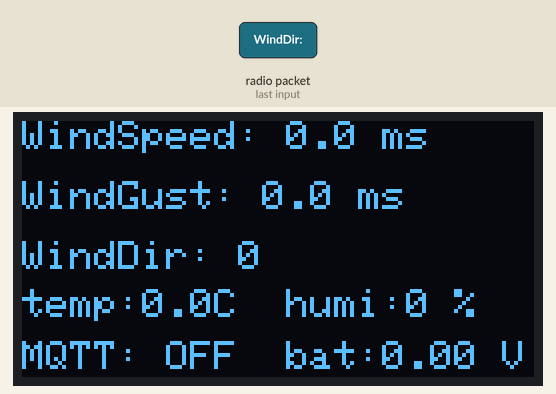
This sketch was run on a simulated ESP32. Parts: 128×64 one-colour display. The inputs (shaded band) are chosen by the test bench. WiFi joins after 1.5 s; servers stay silent unless stated; no radio packets arrive unless stated; what the sketch prints to the serial monitor is not drawn.

3.8 s: radio packet "WindDir:" arrives
Above: at 4.4 s.
5.3 s: radio packet "WindSpeed:" arrives
6.8 s: radio packet "WindGust:" arrives
Timing chart, 0 to 9.8 s (numbered marks = the images above; inputs shaded):
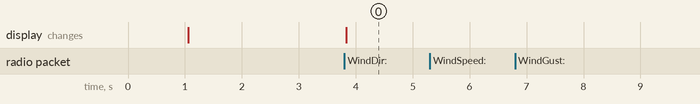

The sketch:

WS80_Lora_Receiver_MQTT.ino
```cpp
#include <SPI.h>
#include <Wire.h>
#include <LoRa.h>
#include <Adafruit_GFX.h>
#include <Adafruit_SSD1306.h>
#include <WiFiManager.h>
#include <PubSubClient.h>

// ==== LoRa Pins and Config ====
#define SCK     5
#define MISO    19
#define MOSI    27
#define SS      18
#define RST     23
#define DI0     26
#define BAND    868E6

// ==== Display Config ====
#define SCREEN_WIDTH 128
#define SCREEN_HEIGHT 64
#define TEXT_SIZE 1

// ==== Serial Pins ====
#define TX_PIN 1
#define RX_PIN 3

// Flag to toggle MQTT
bool mqttEnabled = false;


// ==== Global Variables ====
Adafruit_SSD1306 display(SCREEN_WIDTH, SCREEN_HEIGHT, &Wire, -1);
WiFiClient espClient;
PubSubClient mqttClient(espClient);

// MQTT server info
const char* mqttServer = "152.xxxxx8";
const int mqttPort = 1883;
const char* mqttUser = "";
const char* mqttPassword = "";
const char* mqttTopic = "weather/data/WS80_Lora";

int windDir = 0;
float windSpeed = 0.0, windGust = 0.0, temperature = 0.0, humidity = 0.0, batVoltage = 0.0;
#define WIND_SPEED_UNIT "ms"

String receivedPacket = "";


// ==== FUNCTION DECLARATIONS ====
void mqttCallback(char* topic, byte* payload, unsigned int length);

void setup() {
    Serial.begin(115200);
    delay(1000);  // important for stability

    Wire.begin(21, 22);

    if (!display.begin(SSD1306_SWITCHCAPVCC, 0x3C)) {
        Serial.println("SSD1306 allocation failed!");
        while (1);
    }

    display.clearDisplay();
    display.setTextSize(TEXT_SIZE);
    display.setTextColor(WHITE);
    display.setCursor(0, 0);
    display.println("LoRa Receiver Init");
    display.display();

    SPI.begin(SCK, MISO, MOSI, SS);
    LoRa.setPins(SS, RST, DI0);

    if (!LoRa.begin(BAND)) {
        Serial.println("Starting LoRa failed!");
        while (1);
    }

    Serial.println("LoRa Receiver Ready");

    WiFiManager wifiManager;
    wifiManager.autoConnect("KWind_LoRa_Receiver");
    Serial.println("WiFi connected");

    mqttClient.setServer(mqttServer, mqttPort);
    mqttClient.setCallback(mqttCallback);
}

// ==== Loop ====
void loop() {
    if (mqttEnabled && !mqttClient.connected()) {
        reconnectMQTT();
    }

    if (mqttEnabled) {
        mqttClient.loop();
    }

    int packetSize = LoRa.parsePacket();
    if (packetSize) {
        receivedPacket = "";
        while (LoRa.available()) {
            receivedPacket += (char)LoRa.read();
        }

        Serial.println("Received LoRa Packet: " + receivedPacket);
        parseData(receivedPacket);
        displayData(mqttEnabled);

        if (mqttEnabled) {
            sendDataToMQTT();
        }
    }
}

// ==== Parse Incoming Data ====
void parseData(String data) {
    Serial.println("Parsing data: " + data);
    int valuePos;

    if ((valuePos = data.indexOf("WindDir: ")) != -1)
        windDir = data.substring(valuePos + 9).toInt();
    if ((valuePos = data.indexOf("WindSpeed: ")) != -1)
        windSpeed = data.substring(valuePos + 11).toFloat();
    if ((valuePos = data.indexOf("WindGust: ")) != -1)
        windGust = data.substring(valuePos + 10).toFloat();
    if ((valuePos = data.indexOf("Temp: ")) != -1)
        temperature = data.substring(valuePos + 6).toFloat();
    if ((valuePos = data.indexOf("Humi: ")) != -1)
        humidity = data.substring(valuePos + 6).toFloat();
    if ((valuePos = data.indexOf("BatVoltage: ")) != -1) {
        int startPos = valuePos + 12; // skip "BatVoltage: "
        int endPos = data.indexOf('V', startPos); // find 'V'
        if (endPos == -1) endPos = data.length();
        batVoltage = data.substring(startPos, endPos).toFloat();
    }

    if (String(WIND_SPEED_UNIT) == "knt") {
        windSpeed *= 1.94384;
        windGust *= 1.94384;
    }

    Serial.printf("Parsed data: WindDir: %d, WindSpeed: %.1f, WindGust: %.1f, Temp: %.1f, Humi: %.1f, BatVoltage: %.2f\n",
                  windDir, windSpeed, windGust, temperature, humidity, batVoltage);
}

// ==== Display Data on OLED ====
void displayData(bool mqttEnabled) {
    display.clearDisplay();
    display.setTextSize(1);
    display.setCursor(0, 0);
    display.printf("WindSpeed: %.1f %s\n", windSpeed, WIND_SPEED_UNIT);
    display.setCursor(0, 15);
    display.printf("WindGust: %.1f %s\n", windGust, WIND_SPEED_UNIT);
    display.setCursor(0, 30);
    display.printf("WindDir: %d\n", windDir);
    display.setCursor(0, 42);
    display.printf("temp:%.1fC\n", temperature);
    display.setCursor(60, 42);
    display.printf(" humi:%.0f %%\n", humidity);
    display.setCursor(60, 55);
    display.printf(" bat:%.2f V\n", batVoltage);
    display.setCursor(0, 55);
    display.printf("MQTT: %s\n", mqttEnabled ? "ON" : "OFF");
    display.display();
}

// ==== Send Data to MQTT ====
void sendDataToMQTT() {
    String payload = String("{\"model\": \"WS80_LoraReceiver\", ") +
                     String("\"id\": \"lora-receiver-KWind\", ") +
                     String("\"wind_dir_deg\": ") + String(windDir) + ", " +
                     String("\"wind_avg_m_s\": ") + String(windSpeed) + ", " +
                     String("\"wind_max_m_s\": ") + String(windGust) + ", " +
                     String("\"temperature_C\": ") + String(temperature) + ", " +
                     String("\"humidity\": ") + String(humidity) + ", " +
                     String("\"battery_V\": ") + String(batVoltage) + "}";

    if (mqttClient.publish(mqttTopic, payload.c_str())) {
        Serial.println("Data sent to MQTT successfully.");
    } else {
        Serial.println("Failed to send data to MQTT.");
    }
}

// ==== Reconnect MQTT if Disconnected ====
void reconnectMQTT() {
    while (!mqttClient.connected()) {
        Serial.print("Attempting MQTT connection...");
        if (mqttClient.connect("LoRaReceiverClient", mqttUser, mqttPassword)) {
            Serial.println("Connected to MQTT broker");
        } else {
            Serial.print("failed, rc=");
            Serial.print(mqttClient.state());
            delay(5000);
        }
    }
}

// ==== MQTT Callback Function ====
void mqttCallback(char* topic, byte* payload, unsigned int length) {
    // No incoming MQTT message handling needed
}
```

Measured:
- after the input at 3.8 s, the display: changes at once (image 0)
- after the input at 5.3 s, every drawn part: stays the same
- after the input at 6.8 s, every drawn part: stays the same
